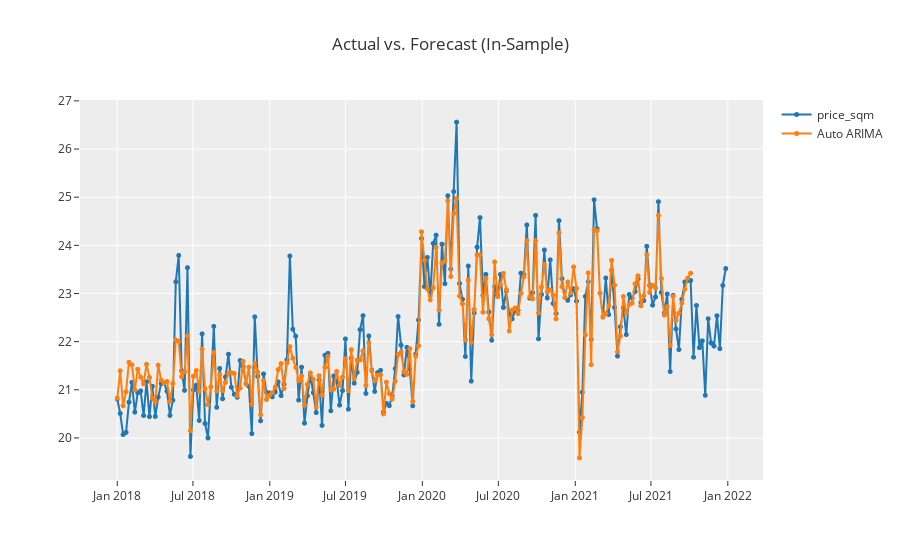

Here is the notebook cell this chart was saved with:
### Code cell
s.plot_model(best, plot="insample")

### Figure 1 — Plotly figure (JSON) as saved in the notebook; plotly's stock layout.template omitted (floating-point values rounded to 4 significant figures; data arrays with more than 128 entries replaced by an {"elided": "..."} marker saying what was removed)
{"data": [{"line": {"color": "rgb(31, 119, 180)", "width": 2}, "marker": {"color": "rgb(31, 119, 180)", "size": 5}, "mode": "lines+markers", "name": "price_sqm", "type": "scattergl", "x": {"elided": "209 str values"}, "xaxis": "x", "y": {"elided": "209 float values"}, "yaxis": "y"}, {"line": {"color": "rgb(255, 127, 14)", "width": 2}, "marker": {"color": "rgb(255, 127, 14)", "size": 5}, "mode": "lines+markers", "name": "Auto ARIMA", "type": "scattergl", "x": {"elided": "209 str values"}, "xaxis": "x", "y": {"elided": "209 float values"}, "yaxis": "y"}], "layout": {"showlegend": true, "title": {"text": "Actual vs. Forecast (In-Sample)"}, "xaxis": {"anchor": "y", "domain": [0, 1]}, "yaxis": {"anchor": "x", "domain": [0, 1]}}}
